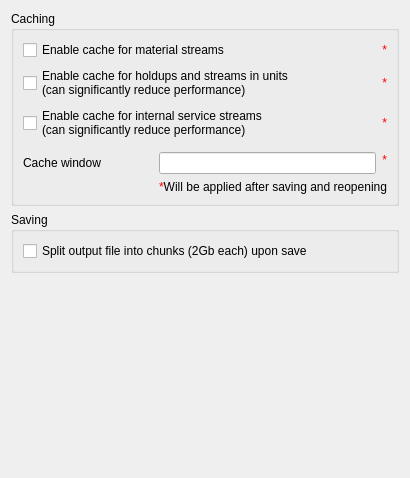
          <widget class="QWidget" name="tabService">
            <attribute name="title">
              <string>Service</string>
            </attribute>
            <layout class="QVBoxLayout" name="verticalLayout_14">
              <item>
                <widget class="QGroupBox" name="groupBoxCache">
                  <property name="title">
                    <string>Caching</string>
                  </property>
                  <layout class="QGridLayout" name="gridLayout">
                    <item row="0" column="0" colspan="2">
                      <widget class="QCheckBox" name="checkBoxCacheStreamsFlag">
                        <property name="text">
                          <string>Enable cache for material streams</string>
                        </property>
                        <property name="toolTip">
                          <string>Cache time-dependent data of streams on disk during the simulation</string>
                        </property>
                        
                        <property name="whatsThis">
                          <string>Cache time-dependent data of streams on disk during the simulation</string>
                        </property>
                      </widget>
                    </item>
                    <item row="0" column="2">
                      <widget class="QLabel" name="labelWarningStreams">
                        <property name="text">
                          <string>&lt;html&gt;&lt;head/&gt;&lt;body&gt;&lt;p&gt;&lt;span style=" color:#ff0000;"&gt;*&lt;/span&gt;&lt;/p&gt;&lt;/body&gt;&lt;/html&gt;</string>
                        </property>
                        <property name="alignment">
                          <set>Qt::AlignRight|Qt::AlignTrailing|Qt::AlignVCenter</set>
                        </property>
                      </widget>
                    </item>
                    <item row="1" column="0" colspan="2">
                      <widget class="QCheckBox" name="checkBoxCacheHoldupsFlag">
                        <property name="text">
                          <string>Enable cache for holdups and streams in units 
(can significantly reduce performance)</string>
                        </property>
                        <property name="toolTip">
                          <string>Cache time-dependent data of holdups on disk during the simulation</string>
                        </property>
                        
                        <property name="whatsThis">
                          <string>Cache time-dependent data of holdups on disk during the simulation</string>
                        </property>
                      </widget>
                    </item>
                    <item row="1" column="2">
                      <widget class="QLabel" name="labelWarningHoldups">
                        <property name="text">
                          <string>&lt;html&gt;&lt;head/&gt;&lt;body&gt;&lt;p&gt;&lt;span style=" color:#ff0000;"&gt;*&lt;/span&gt;&lt;/p&gt;&lt;/body&gt;&lt;/html&gt;</string>
                        </property>
                        <property name="alignment">
                          <set>Qt::AlignRight|Qt::AlignTrailing|Qt::AlignVCenter</set>
                        </property>
                      </widget>
                    </item>
                    <item row="2" column="0" colspan="2">
                      <widget class="QCheckBox" name="checkBoxCacheInternalFlag">
                        <property name="text">
                          <string>Enable cache for internal service streams 
(can significantly reduce performance)</string>
                        </property>
                        <property name="toolTip">
                          <string>Cache time-dependent data of internal and service streams on disk during the simulation</string>
                        </property>
                        
                        <property name="whatsThis">
                          <string>Cache time-dependent data of internal and service streams on disk during the simulation</string>
                        </property>
                      </widget>
                    </item>
                    <item row="2" column="2">
                      <widget class="QLabel" name="labelWarningInternal">
                        <property name="text">
                          <string>&lt;html&gt;&lt;head/&gt;&lt;body&gt;&lt;p&gt;&lt;span style=" color:#ff0000;"&gt;*&lt;/span&gt;&lt;/p&gt;&lt;/body&gt;&lt;/html&gt;</string>
                        </property>
                        <property name="alignment">
                          <set>Qt::AlignRight|Qt::AlignTrailing|Qt::AlignVCenter</set>
                        </property>
                      </widget>
                    </item>
                    <item row="3" column="2" rowspan="2">
                      <widget class="QLabel" name="labelWarningWindow">
                        <property name="text">
                          <string>&lt;html&gt;&lt;head/&gt;&lt;body&gt;&lt;p&gt;&lt;span style=" color:#ff0000;"&gt;*&lt;/span&gt;&lt;/p&gt;&lt;/body&gt;&lt;/html&gt;</string>
                        </property>
                        <property name="alignment">
                          <set>Qt::AlignRight|Qt::AlignTrailing|Qt::AlignVCenter</set>
                        </property>
                      </widget>
                    </item>
                    <item row="4" column="0">
                      <widget class="QLabel" name="label_8">
                        <property name="minimumSize">
                          <size>
                            <width>130</width>
                            <height>0</height>
                          </size>
                        </property>
                        <property name="text">
                          <string>Cache window</string>
                        </property>
                        <property name="toolTip">
                          <string>Number of time points to stay in RAM if caching is enabled</string>
                        </property>
                        
                        <property name="whatsThis">
                          <string>Number of time points to stay in RAM if caching is enabled</string>
                        </property>
                      </widget>
                    </item>
                    <item row="5" column="1" colspan="2">
                      <widget class="QLabel" name="labelWarning">
                        <property name="text">
                          <string>&lt;html&gt;&lt;head/&gt;&lt;body&gt;&lt;p&gt;&lt;span style=" color:#ff0000;"&gt;*&lt;/span&gt;Will be applied after saving and reopening&lt;/p&gt;&lt;/body&gt;&lt;/html&gt;</string>
                        </property>
                        <property name="alignment">
                          <set>Qt::AlignRight|Qt::AlignTrailing|Qt::AlignVCenter</set>
                        </property>
                      </widget>
                    </item>
                    <item row="4" column="1">
                      <widget class="QLineEdit" name="lineEditCacheWindow">
                        <property name="toolTip">
                          <string>Number of time points to stay in RAM if caching is enabled</string>
                        </property>
                        
                        <property name="whatsThis">
                          <string>Number of time points to stay in RAM if caching is enabled</string>
                        </property>
                      </widget>
                    </item>
                  </layout>
                <property name="toolTip"><string>Settings for data caching</string></property><property name="whatsThis"><string>Settings for data caching</string></property></widget>
              </item>
              <item>
                <widget class="QGroupBox" name="groupBoxApp">
                  <property name="title">
                    <string>Saving</string>
                  </property>
                  <layout class="QVBoxLayout" name="verticalLayout_4">
                    <item>
                      <widget class="QCheckBox" name="checkBoxSplitFile">
                        <property name="text">
                          <string>Split output file into chunks (2Gb each) upon save</string>
                        </property>
                        <property name="toolTip">
                          <string>Split result file into files up to 2 GB in size</string>
                        </property>
                        
                        <property name="whatsThis">
                          <string>Split result file into files up to 2 GB in size</string>
                        </property>
                      </widget>
                    </item>
                  </layout>
                <property name="toolTip"><string>Settings for data saving</string></property><property name="whatsThis"><string>Settings for data saving</string></property></widget>
              </item>
              <item>
                <spacer name="verticalSpacer_2">
                  <property name="orientation">
                    <enum>Qt::Vertical</enum>
                  </property>
                  <property name="sizeHint" stdset="0">
                    <size>
                      <width>20</width>
                      <height>194</height>
                    </size>
                  </property>
                </spacer>
              </item>
            </layout>
          <attribute name="toolTip"><string>Service options</string></attribute><attribute name="whatsThis"><string>Additional options for caching and saving</string></attribute></widget>
